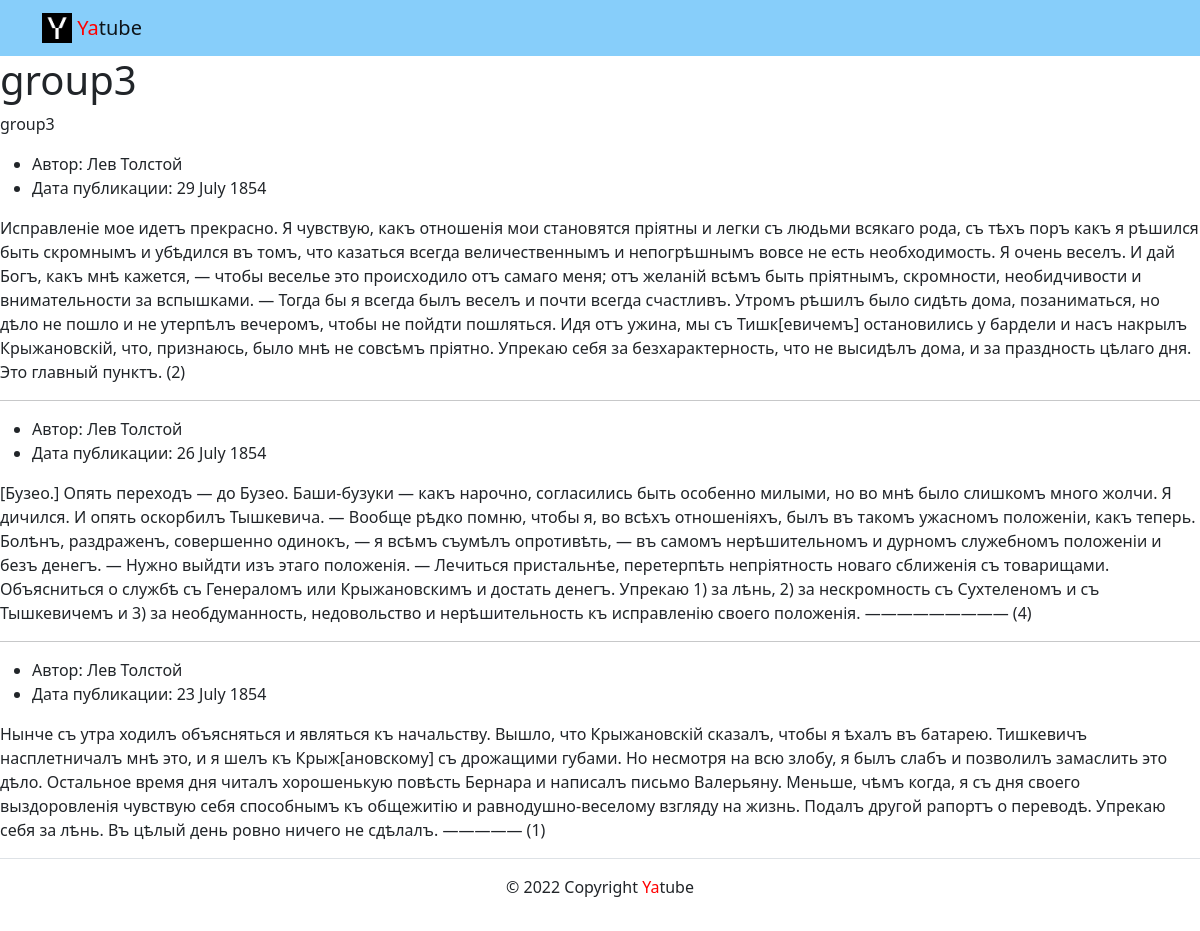
/group/group3, run on the app's committed database.
### posts/models.py (models this page shows, shortened)
class Group(models.Model):
    title = models.CharField(max_length=200)
    slug = models.SlugField(unique=True)
    description = models.TextField()

class Post(models.Model):
    text = models.TextField()
    pub_date = models.DateTimeField(auto_now_add=True)
    author = models.ForeignKey(
        User, on_delete=models.CASCADE, related_name="posts"
    )
    group = models.ForeignKey(
        Group,
        on_delete=models.SET_NULL,
        blank=True,
        null=True,
        related_name="posts"
    )

### posts/views.py (the view)
# urls.py: path('group/<slug>', views.group_posts, name='postsname'),
def group_posts(request, slug):
    group = get_object_or_404(Group, slug=slug)
    template = 'posts/group_list.html'
    posts = Post.objects.filter(group=group).order_by('-pub_date')[:MESSAGE_N]
    context = {
        'group': group,
        'posts': posts,
    }
    return render(request, template, context)

### templates/posts/group_list.html (shortened to what this page needs)
{% extends 'base.html' %}
{% block content %}
    <h1>{{ group.title }}</h1>
    <p>{{ group.description }}</p>
    {% for post in posts %}
      <ul>
        <li>
          Автор: {{ post.author.get_full_name }}
        </li>
        <li>
          Дата публикации: {{ post.pub_date|date:"d E Y" }}
        </li>
      </ul>
  <p>{{ post.text }}</p>
    {% if not forloop.last %}<hr>{% endif %}
    {% endfor %}
{% endblock %}

### data on the page
Group: title "group3", description "group3"
Post: author.get_full_name "Лев Толстой", pub_date "29 July 1854", text "Исправленіе мое идетъ прекрасно. Я чувствую, какъ отношенія мои становятся пріятны и легки съ людьми всякаго рода, съ тѣхъ поръ какъ я рѣшился быть скромнымъ и убѣдился въ томъ, что казаться всегда величественнымъ и непогрѣшнымъ вовсе не есть необходимость. Я очень веселъ. И дай Богъ, какъ мнѣ кажется, — чтобы веселье это происходило отъ самаго меня; отъ желаній всѣмъ быть пріятнымъ, скромности, необидчивости и внимательности за вспышками. — Тогда бы я всегда былъ веселъ и почти всегда счастливъ. Утромъ рѣшилъ было сидѣть дома, позаниматься, но дѣло не пошло и не утерпѣлъ вечеромъ, чтобы не пойдти пошляться. Идя отъ ужина, мы съ Тишк[евичемъ] остановились у бардели и насъ накрылъ…"
Post: author.get_full_name "Лев Толстой", pub_date "26 July 1854", text "[Бузео.] Опять переходъ — до Бузео. Баши-бузуки — какъ нарочно, согласились быть особенно милыми, но во мнѣ было слишкомъ много жолчи. Я дичился. И опять оскорбилъ Тышкевича. — Вообще рѣдко помню, чтобы я, во всѣхъ отношеніяхъ, былъ въ такомъ ужасномъ положеніи, какъ теперь. Болѣнъ, раздраженъ, совершенно одинокъ, — я всѣмъ съумѣлъ опротивѣть, — въ самомъ нерѣшительномъ и дурномъ служебномъ положеніи и безъ денегъ. — Нужно выйдти изъ этаго положенія. — Лечиться пристальнѣе, перетерпѣть непріятность новаго сближенія съ товарищами. Объясниться о службѣ съ Генераломъ или Крыжановскимъ и достать денегъ. Упрекаю 1) за лѣнь, 2) за нескромность съ Сухтеленомъ и съ Тышкевичемъ и 3) за…"
Post: author.get_full_name "Лев Толстой", pub_date "23 July 1854", text "Нынче съ утра ходилъ объясняться и являться къ начальству. Вышло, что Крыжановскій сказалъ, чтобы я ѣхалъ въ батарею. Тишкевичъ насплетничалъ мнѣ это, и я шелъ къ Крыж[ановскому] съ дрожащими губами. Но несмотря на всю злобу, я былъ слабъ и позволилъ замаслить это дѣло. Остальное время дня читалъ хорошенькую повѣсть Бернара и написалъ письмо Валерьяну. Меньше, чѣмъ когда, я съ дня своего выздоровленія чувствую себя способнымъ къ общежитію и равнодушно-веселому взгляду на жизнь. Подалъ другой рапортъ о переводѣ. Упрекаю себя за лѣнь. Въ цѣлый день ровно ничего не сдѣлалъ. ————— (1)"
